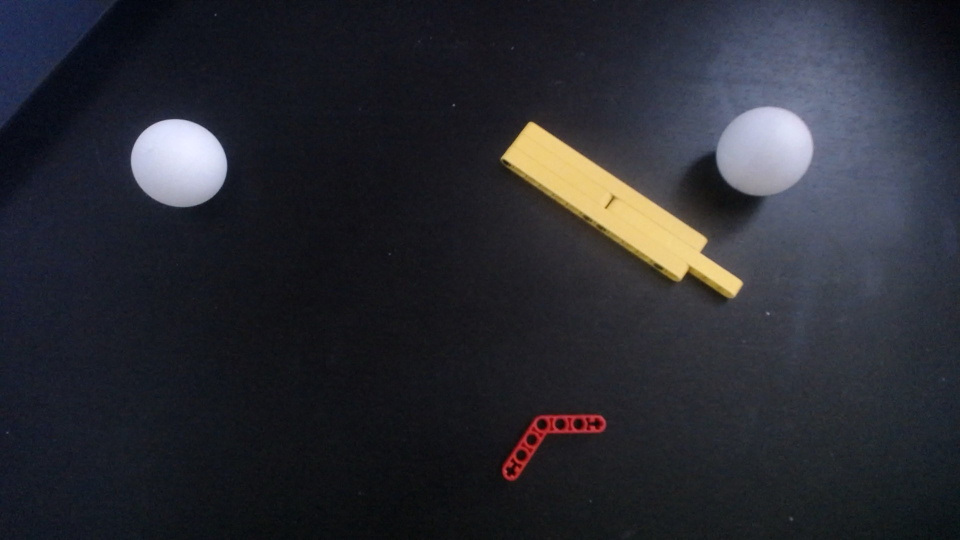
#> input picture balls.jpg, 1920 x 1080 px, given in place of the camera (shown at 1/2 size)
$ python objectsView.py
#> lines starting #> are read from the running program, lines starting #| are printed output that depends on the picture; after the words box and inside, x2 and y2 are one past the last pixel; in counts of white or black regions, pixels touching at a corner belong together
### objectdetectors.py
import cv2
import imutils
import numpy as np
def getFramePoints(image):
    blurred = cv2.GaussianBlur(image, (11, 11), 0)
    hsv = cv2.cvtColor(blurred, cv2.COLOR_BGR2HSV)
    lowerBound = (128, 98, 0)
    upperBound = (179, 255, 255)
    mask = cv2.inRange(hsv, lowerBound, upperBound)
    return mask


# [12 lines left out: function getBallsHough, not called in this run]


def getBallsHough(image, p1 = 200, p2 = 13, min= 10, max = 11):
    gray = cv2.cvtColor(image, cv2.COLOR_BGR2GRAY)

    gray = cv2.medianBlur(gray, 5)

    rows = gray.shape[0]
    circles = cv2.HoughCircles(gray, cv2.HOUGH_GRADIENT, 1, rows / 8,
                               param1=p1, param2=p2,
                               minRadius=min, maxRadius=max)
    if circles is None:
        return []
    return [((circle[0], circle[1]), circle[2]) for circle in circles[0]]


# [64 lines left out: functions getBallCoordinates, getRobotCoordinates, mapOutFrame, not called in this run]


def blueGetter(image):
    blurred = cv2.GaussianBlur(image, (11, 11), 0)
    hsv = cv2.cvtColor(blurred, cv2.COLOR_BGR2HSV)
    lowerBound = (0, 195, 190)
    upperBound = (179, 255, 255)
    mask = cv2.inRange(hsv, lowerBound, upperBound)
    cnts = cv2.findContours(mask.copy(), cv2.RETR_EXTERNAL, cv2.CHAIN_APPROX_SIMPLE)
    cnts = imutils.grab_contours(cnts)

    rectangles = []
    for points in cnts:
        rect = cv2.minEnclosingCircle(points)
        ((x, y), r) = rect
        if r > 3:
            rectangles.append(rect)

    return rectangles


def yellowGetter(image):
    blurred = cv2.GaussianBlur(image, (11, 11), 0)
    hsv = cv2.cvtColor(blurred, cv2.COLOR_BGR2HSV)
    lowerBound = (21, 42, 156)
    upperBound = (69, 129, 255)
    mask = cv2.inRange(hsv, lowerBound, upperBound)
    cnts = cv2.findContours(mask.copy(), cv2.RETR_EXTERNAL, cv2.CHAIN_APPROX_SIMPLE)
    cnts = imutils.grab_contours(cnts)

    rectangles = []
    for points in cnts:
        rect = cv2.minEnclosingCircle(points)
        rectangles.append(rect)

    return rectangles


def greenGetter(image):
    blurred = cv2.GaussianBlur(image, (11, 11), 0)
    hsv = cv2.cvtColor(blurred, cv2.COLOR_BGR2HSV)
    lowerBound = (82, 170, 85)
    upperBound = (97, 255, 149)
    mask = cv2.inRange(hsv, lowerBound, upperBound)
    cnts = cv2.findContours(mask.copy(), cv2.RETR_EXTERNAL, cv2.CHAIN_APPROX_SIMPLE)
    cnts = imutils.grab_contours(cnts)

    rectangles = []
    for points in cnts:
        rect = cv2.minEnclosingCircle(points)
        rectangles.append(rect)

    return rectangles

### objectsView.py
from objectdetectors import *
import cv2

frame = cv2.VideoCapture(0)
frame.set(3, 1280)
frame.set(4, 720)

while True:

    _, fr = frame.read()
#> fr is the input picture: shape (1080, 1920, 3); mean B, G, R 50, 42.9, 41.9

    framePoints = getFramePoints(fr)
#> in getFramePoints, `hsv = cv2.cvtColor(blurred, cv2.COLOR_BGR2HSV)`: hsv: shape (1080, 1920, 3); mean H, S, V 111.5, 69.3, 53.1
#> in getFramePoints, `mask = cv2.inRange(hsv, lowerBound, upperBound)`:
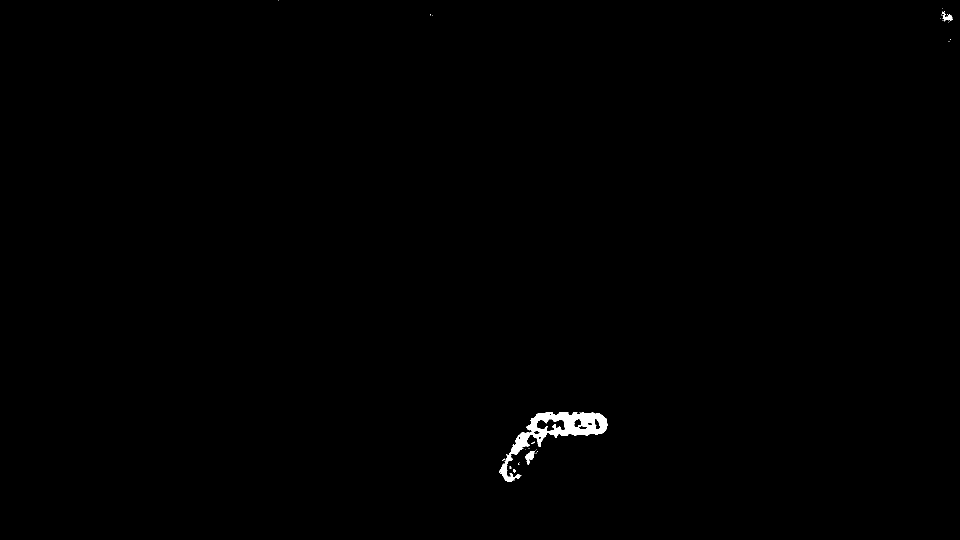
#> mask: shape (1080, 1920) (shown at 1/2 size); 0.36% white; 35 white regions (31 under 20 px), largest, box (x1, y1, x2, y2) and area: (999, 824, 1215, 963) 6852, (1051, 902, 1070, 930) 262, (1885, 28, 1905, 43) 147, (1026, 938, 1031, 945) 26
    balls = getBallsHough(fr)
#> in getBallsHough, `gray = cv2.cvtColor(image, cv2.COLOR_BGR2GRAY)`:
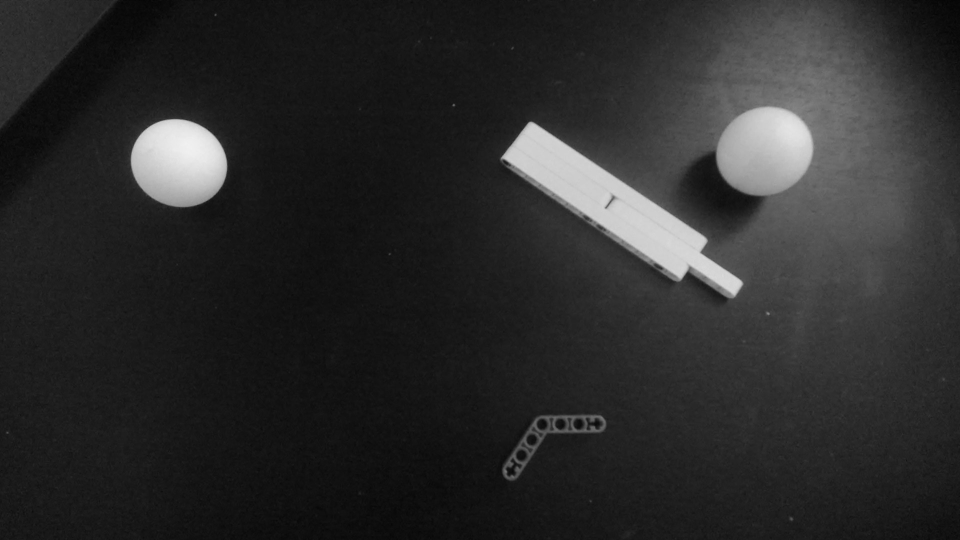
#> gray: shape (1080, 1920) (shown at 1/2 size); min 2, max 242, mean 43.4
#> in getBallsHough, `circles = cv2.HoughCircles(gray, cv2.HOUGH_GRADIENT, 1, rows / 8, para..`: circles = [[1083.5, 848.5, 10.4]]
#> balls = [((1083.5, 848.5), 10.4)]
    green = greenGetter(fr)
#> in greenGetter, `mask = cv2.inRange(hsv, lowerBound, upperBound)`: mask: shape (1080, 1920); every value is 0
#> in greenGetter, `cnts = cv2.findContours(mask.copy(), cv2.RETR_EXTERNAL, cv2.CHAIN_APPR..`: cnts = 0 contours
#> in greenGetter, `cnts = imutils.grab_contours(cnts)`: cnts = []
#> green = []
    blue = blueGetter(fr)
#> in blueGetter, `cnts = cv2.findContours(mask.copy(), cv2.RETR_EXTERNAL, cv2.CHAIN_APPR..`: cnts = 0 contours
#> in blueGetter, `cnts = imutils.grab_contours(cnts)`: cnts = []
#> blue = []
    yellow = yellowGetter(fr)
#> in yellowGetter, `mask = cv2.inRange(hsv, lowerBound, upperBound)`:
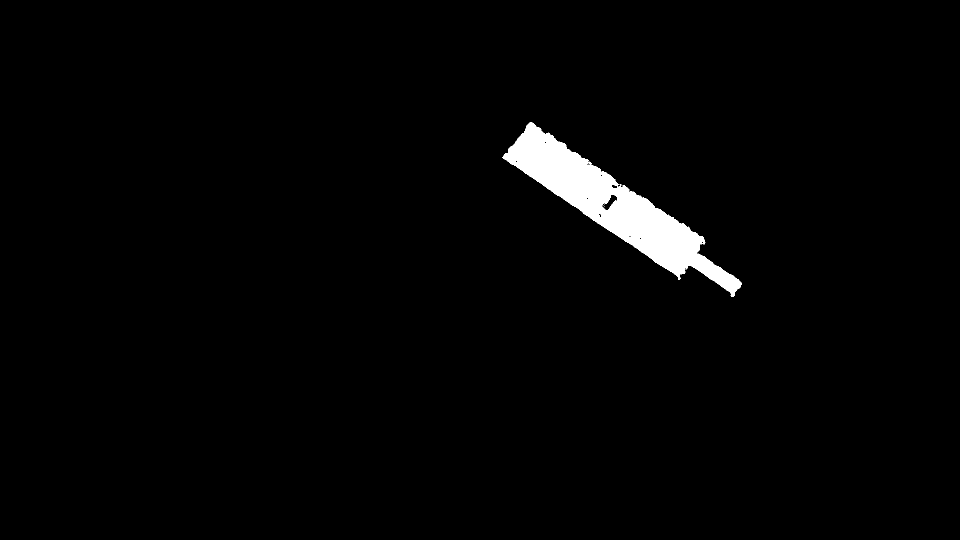
#> mask: shape (1080, 1920) (shown at 1/2 size); 2% white; 8 white regions (7 under 20 px)
#> in yellowGetter, `cnts = cv2.findContours(mask.copy(), cv2.RETR_EXTERNAL, cv2.CHAIN_APPR..`: cnts = 5 contours, 4 with area under 20; largest, box (x1, y1, x2, y2) and area: (1005, 245, 1483, 593) 41318
#> the loop in yellowGetter, `for points in cnts:` made 5 passes
#> rect on passes 1 to 5: ((1371, 538), 0.0001), ((1384, 462), 0.0001), ((1281, 390), 0.0001), ((1178, 322), 0.0001), ((1243, 443), 270.8)
#> after the loop in yellowGetter, `for points in cnts:`: rectangles = [((1371, 538), 0.0001), ((1384, 462), 0.0001), ((1281, 390), 0.0001), ((1178, 322), 0.0001), ((1243, 443), 270.8)]
#> yellow has the same summary as rectangles in yellowGetter

    for ((x, y), radius) in green:
        cv2.circle(fr, (int(x), int(y)), int(radius), (0, 255, 0), 1)
#> this loop made 0 passes
    for ((x, y), radius) in blue:
        cv2.circle(fr, (int(x), int(y)), int(radius), (0, 255, 0), 1)
    for ((x, y), radius) in yellow:
        cv2.circle(fr, (int(x), int(y)), int(radius), (0, 255, 0), 1)
#> this loop made 5 passes
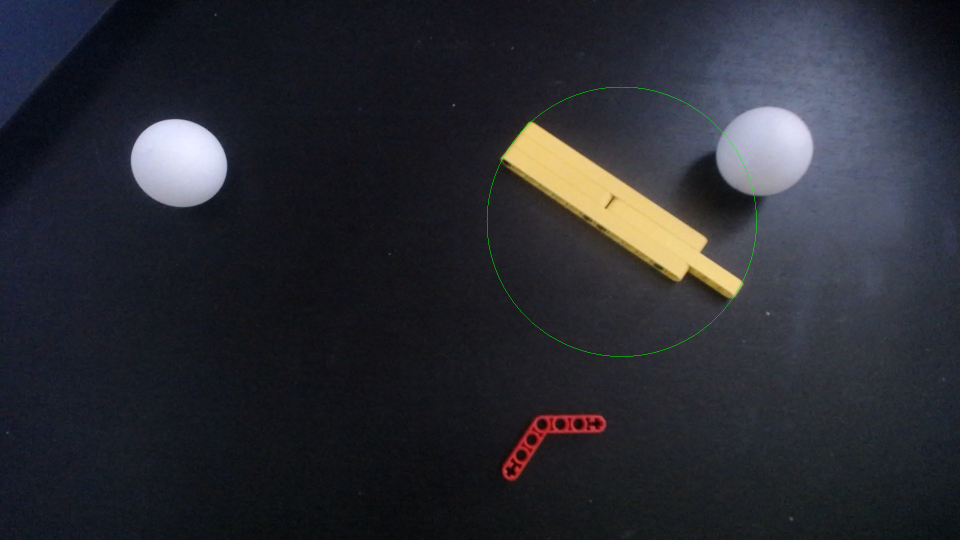
#> fr: shape (1080, 1920, 3) (shown at 1/2 size); 0.07% of pixels changed, all inside (x1, y1, x2, y2) = (973, 173, 1514, 714)
    for ((x, y), radius) in balls:
        # To see the centroid clearly

        cv2.circle(fr, (int(x), int(y)), int(radius), (0, 255, 255), 5)
#> this loop made 1 pass
#> fr: shape (1080, 1920, 3); 0.02% of pixels changed, all inside (x1, y1, x2, y2) = (1070, 835, 1097, 862)

    cv2.imshow("t", fr)
    if cv2.waitKey(10) & 0xFF == ord('q'):
#> (key q is pressed here)
        break
